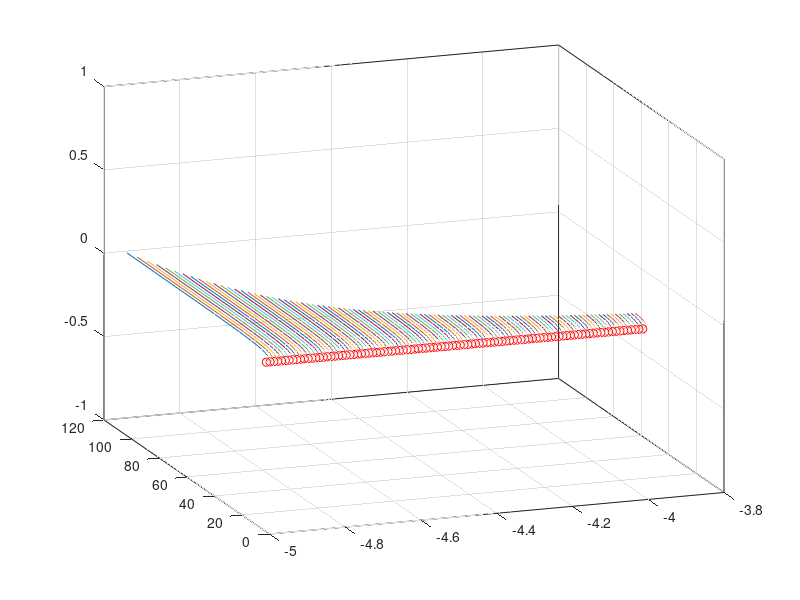

Source code (MATLAB): (Note: this script raises an error after producing the figure.)
clear all, close all
dt=0.01; T=50; t = 0:dt:T;
mu = -0.05; lamda = 1;

dynamic_system = @(t,x)([mu*x(1); ...
    lamda*(x(2)^2-x(1));]);
ode_options = odeset('RelTol',1e-10,'AbsTol',1e-11);

input =[];output=[];
for j=1:100
    x0=[-5+0.01*j,5-0.01*j];
    [t,y] = ode45(dynamic_system,t,x0,ode_options);
    input = [input;y(1:end-1,:)];
    output = [output;y(2:end,:)];
    plot(y(:,1),y(:,2)), hold on 
    plot(x0(1),x0(2),'ro')
end
grid on,view(-20,20)

net = feedforwardnet ([10 10 10]);
net.layers{1}.transferFcn='logsig';
net.layers{2}.transferFcn='radbas';
net.layers{3}.transferFcn='purelin';

net=train(net,input.',output.');

figure(2)
x0 = [-5, 5].';
[t,y] = ode45(dynamic_system,t,x0);
plot(y(:,1),y(:,2)), hold on 
plot(x0(1),x0(2),'ro','LineWidth',2)
grid on 

ynn(1,:) = x0;
for jj=2:length(t)
    y0=net(x0);
    ynn(jj,:)=y0.';x0=y0;
end
plot(ynn(:,1),ynn(:,2),':','LineWidth',2)




